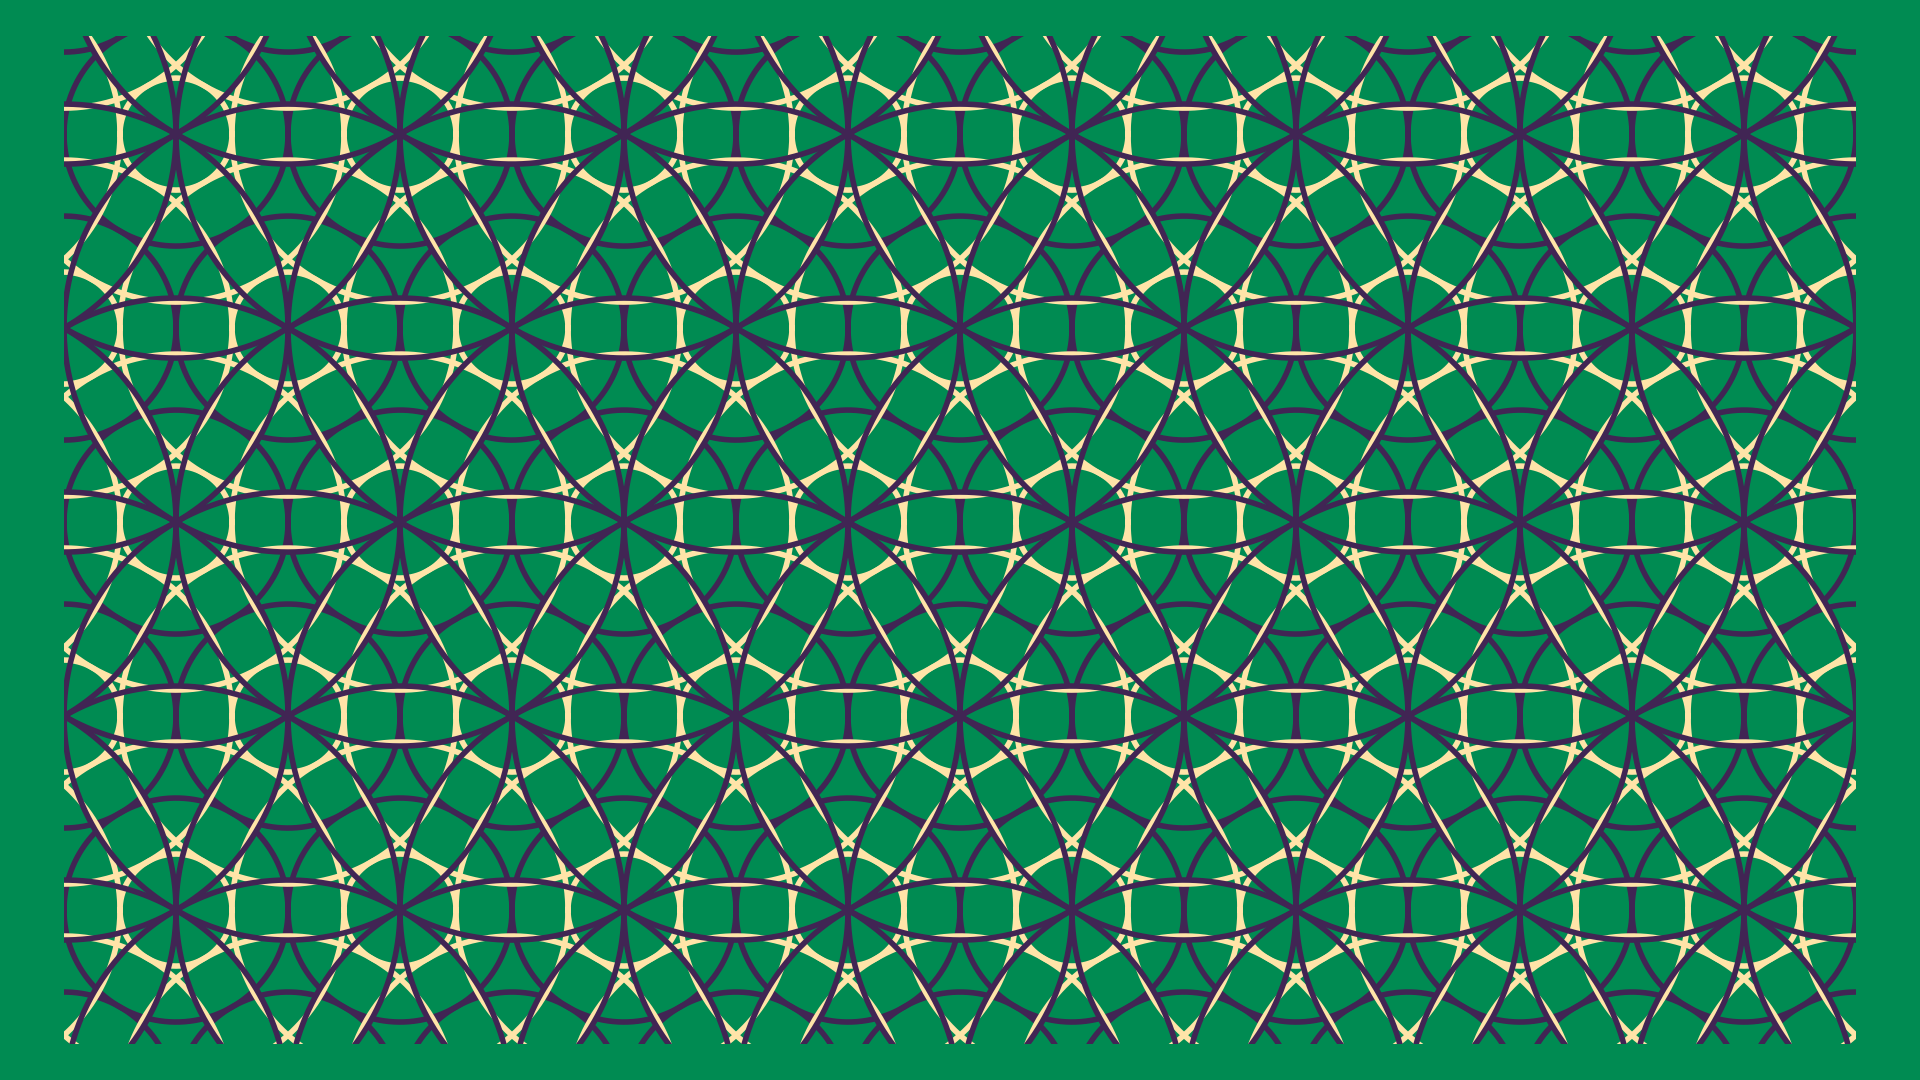

Python code for this plot:
from pathlib import Path

import numpy as np

from template_plt import plt


def main() -> None:
    fp: Path = Path(__file__).resolve().with_suffix(".png")
    c0: str = "#008B52"
    c1: str = "#412554"
    c2: str = "#FFE4A8"
    fig: plt.Figure
    ax: plt.Axes
    fig, ax = plt.subplots()
    t: np.ndarray = np.linspace(-np.pi, np.pi, 1+10000, endpoint=True)
    c: np.ndarray = np.cos(t)
    s: np.ndarray = np.sin(t)
    v0: list[float] = [1, 0]
    v1: list[float] = [0.5, np.sqrt(3)*0.5]
    n: int = 4
    col: list[str] = [c1, c2]
    for k in range(1, 1+n):
        for i in range(16):
            for j in range(16):
                cx: float = i*v0[0] + j*v1[0]
                cy: float = i*v0[1] + j*v1[1]
                ax.plot(k/n*c+cx, k/n*s+cy, color=col[k%2], linewidth=4)
    ax.set_xlim(4, 12)
    ax.set_ylim(2, 6.5)
    ax.axis("off")
    ax.set_aspect("equal")
    ax.set_facecolor(c0)
    fig.set_facecolor(c0)
    fig.tight_layout()
    fig.savefig(fp, facecolor=fig.get_facecolor())
    plt.cla()
    plt.clf()
    plt.close(fig)
    return None


if __name__ == "__main__":
    main()
